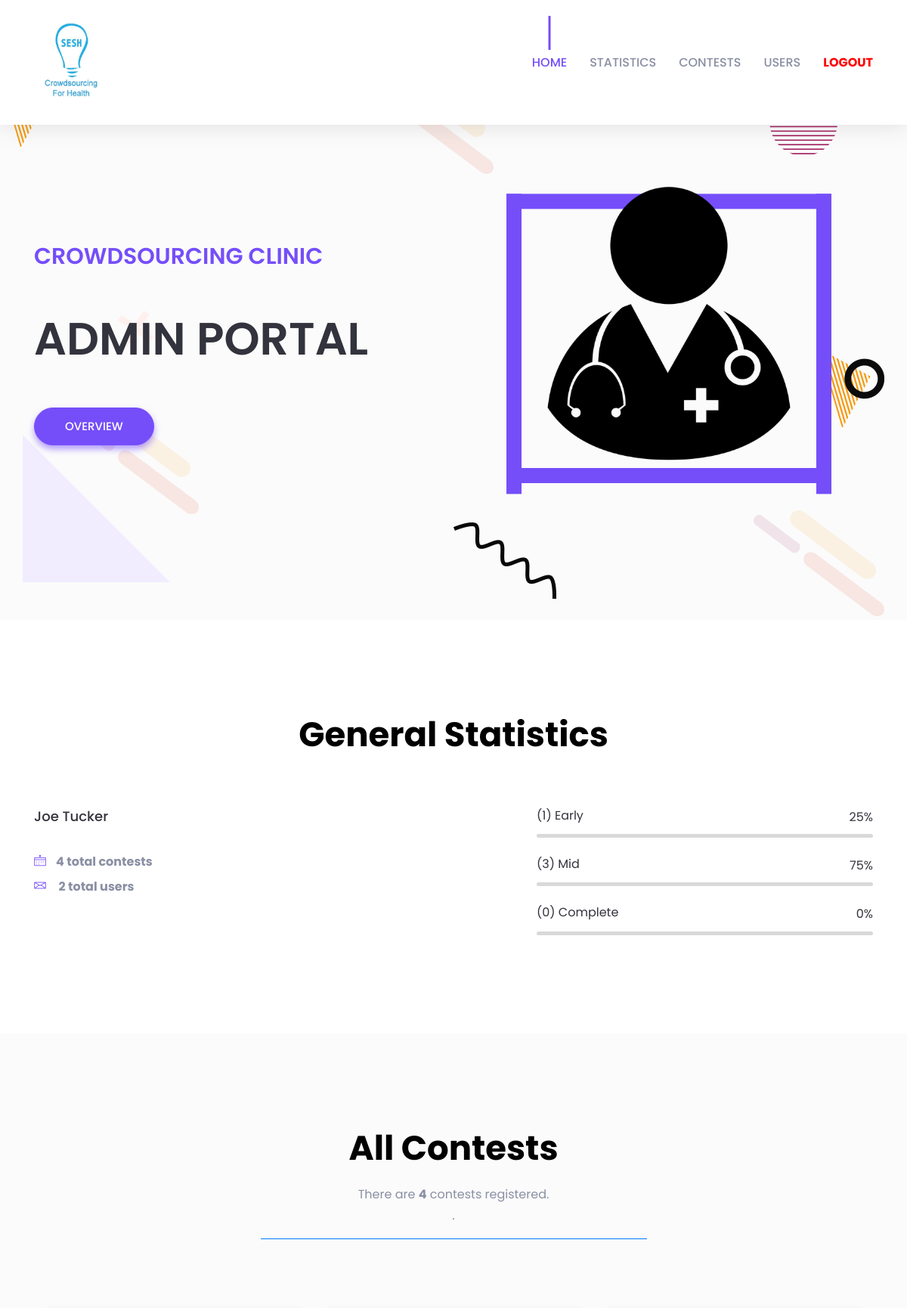
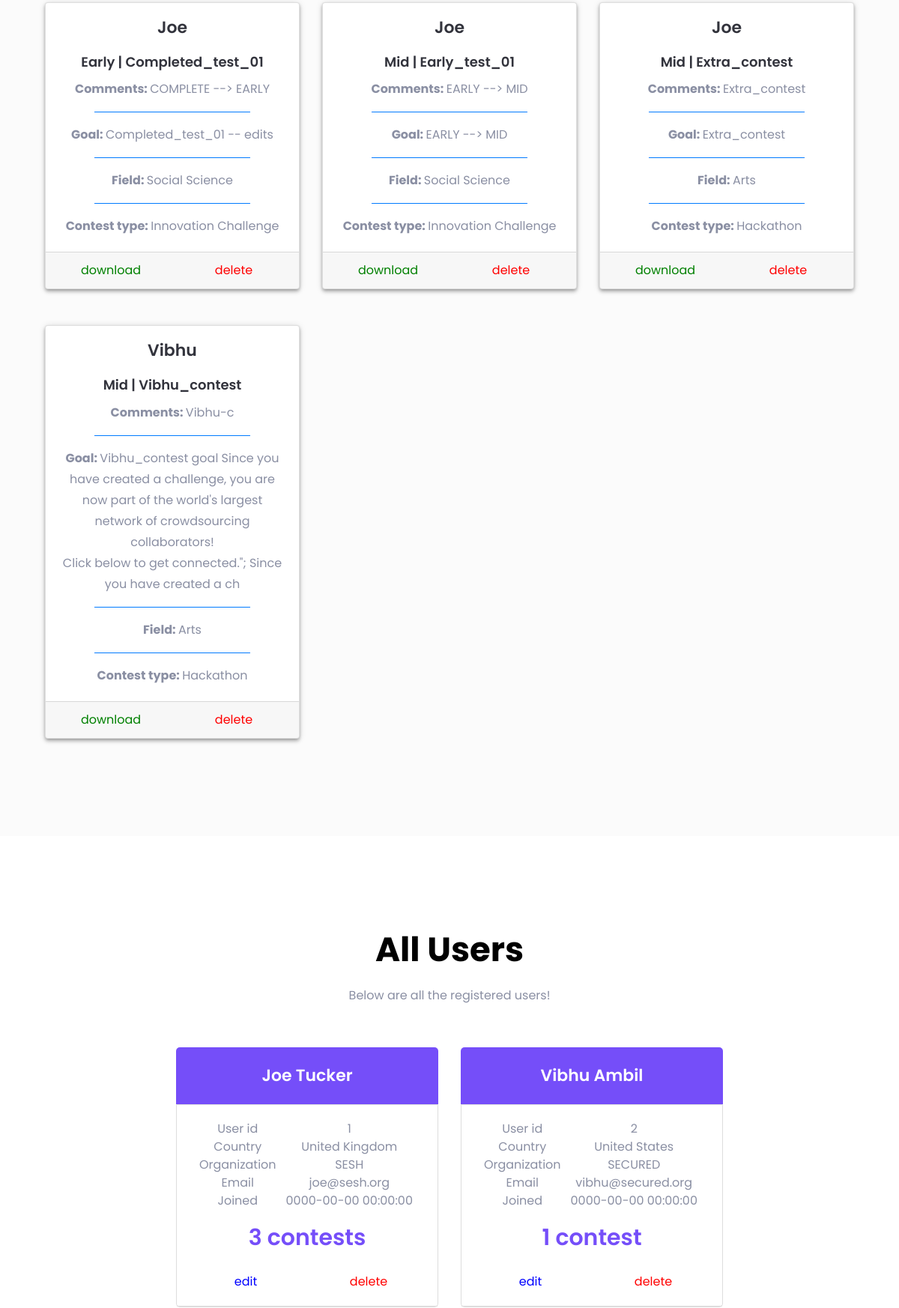
The page /Clinic/sign-up-login-form/user_landing/admin.php (signed in, upper part) on the database its author committed (2 pictures, top to bottom).
### tables this page shows
CREATE TABLE `users` (
  `user_id` int(11) NOT NULL,
  `user_first` varchar(20) NOT NULL,
  `user_last` varchar(30) NOT NULL,
  `user_country` varchar(40) NOT NULL,
  `user_organization` varchar(30) NOT NULL,
  `user_email` varchar(25) NOT NULL,
  `user_pwd` varchar(200) NOT NULL,
  `user_timestamp` timestamp NOT NULL DEFAULT current_timestamp() ON UPDATE current_timestamp()
);

CREATE TABLE `general` (
  `contest_name` varchar(60) NOT NULL,
  `email` varchar(30) NOT NULL,
  `country` varchar(40) NOT NULL,
  `organization` varchar(30) NOT NULL,
  `stage` varchar(10) NOT NULL
);

CREATE TABLE `early_storage` (
  `goal` varchar(200) NOT NULL,
  `contest_type` varchar(30) NOT NULL,
  `field` varchar(20) NOT NULL,
  `online` varchar(10) NOT NULL,
  `comments` varchar(200) NOT NULL,
  `email` varchar(30) NOT NULL,
  `contest_name` varchar(60) NOT NULL
);

CREATE TABLE `mid_storage` (
  `goal` varchar(200) NOT NULL,
  `contest_type` varchar(30) NOT NULL,
  `field` varchar(20) NOT NULL,
  `online` varchar(10) NOT NULL,
  `target` varchar(600) NOT NULL,
  `entry_type` varchar(30) NOT NULL,
  `promotion_strategy` varchar(400) NOT NULL,
  `team_size` int(11) NOT NULL,
  `partners` varchar(100) NOT NULL,
  `contest_date` date NOT NULL,
  `comments` varchar(200) NOT NULL,
  `email` varchar(30) NOT NULL,
  `contest_name` varchar(60) NOT NULL
);

### Clinic/sign-up-login-form/user_landing/admin.php (the view, shortened to what the rows shown need)
<!doctype html>
<html lang="en">
<head>
    <link rel="stylesheet" href="assets/css/bootstrap.min.css">
    <link rel="stylesheet" href="assets/css/LineIcons.css">
    <link rel="stylesheet" href="assets/css/magnific-popup.css">
    <link rel="stylesheet" href="assets/css/default.css">
    <link rel="stylesheet" href="assets/css/style.css">
    <link href="search/search.css" rel="stylesheet" />
    <?php
        function getUserRow($email){
          $conn = new mysqli('localhost', 'root', '', 'registration_storage');
          $sql = "SELECT * FROM users WHERE user_email = '$email'";
          $result = mysqli_query($conn, $sql);
          return mysqli_fetch_array($result);
        }
        function getRow($contest_name){
          $conn = new mysqli('localhost', 'root', '', 'registration_storage');
          $sql = "SELECT * FROM general WHERE contest_name = '$contest_name'";
          $result = mysqli_query($conn, $sql);
          $general_row = mysqli_fetch_array($result);
          $stage = $general_row['stage'];
          if($stage == "Early"){
            $sql = "SELECT * FROM early_storage where contest_name = '$contest_name'";
          }elseif ($stage == "Mid") {
            $sql = "SELECT * FROM mid_storage where contest_name = '$contest_name'";
          }elseif ($stage == "Completed") {
            $sql = "SELECT * FROM completed_storage where contest_name = '$contest_name'";
          }else{
            echo '<script language="javascript">';
            echo 'alert("ERROR, Contest is not found -- getRow()")';
            echo '</script>';
          }
          $result = mysqli_query($conn, $sql);
          return mysqli_fetch_array($result);
        }
      ?>
</head>
<body>
    <header id="home" class="header-area">
        <div id="parallax" class="header-content d-flex align-items-center">
            <div class="container">
                <div class="row align-items-center">
                    <div class="col-xl-5 col-lg-6">
                        <div class="header-content-right">
                            <h1 class="title">ADMIN PORTAL</h1>
                        </div>
                    </div>
                </div>
            </div>
        </div>
    </header>
    <section id="about" class="about-area pt-125 pb-130">
        <div class="container">
            <div class="row justify-content-center">
                <div class="col-lg-8">
                    <div class="section-title text-center">
                        <h2 class="title">General Statistics</h2>
                    </div>
                </div>
            </div>
        </div>
    </section>
    <section id="service" class="services-area gray-bg pt-125 pb-130">
        <div class="container">
            <div class="row justify-content-center">
                <div class="col-lg-8">
                    <div class="section-title text-center pb-30">
                        <h2 class="title">All Contests</h2>
                        <?php
                          $conn = new mysqli('localhost', 'root', '', 'registration_storage');
                          $sql ="SELECT * FROM general ";
                          $result = mysqli_query($conn, $sql);
                          $numRows = mysqli_num_rows($result);
                          ?>
                    </div>
                </div>
            </div>
      <link rel="stylesheet" href="https://use.fontawesome.com/releases/v5.0.10/css/all.css">
      <div class="container-fluid">
        <div class="row">
        <?php
            for ($x = 0; $x < $numRows; $x++) {
              $row = mysqli_fetch_array($result);
              $this_row = getRow($row['contest_name']);
              $user_row = getUserRow($row['email']);
        ?>
              <div class="col-md-4 mt-5">
                    <div class="card text-center">
                      <div class="card-body">
                        <h4> <?php echo $user_row['user_first']; ?> </h4>
                        <h5 class="card-title"> </br><?php echo $row['stage']. " | ". $row['contest_name']; ?> </h5>
                        <p><?php
                          echo "<b>Comments: </b>".$this_row['comments'];
                         ?></p>
                        <center><hr> </center>
                        <p><?php
                          echo "<b>Goal: </b>".$this_row['goal'];
                        ?></p>
                        <center><hr> </center>
                        <p>
                          <?php
                            echo "<b>Field: </b>". $this_row['field'];
                           ?>
                        </p>
                        <center><hr> </center>
                        <p>
                          <?php
                            echo "<b>Contest type: </b>". $this_row['contest_type'];
                           ?>
                       </p>
                      </div>
                      <div class="card-footer text-muted">
                        <div class="row">
                          <div class="col">
                            <?php
                              echo "<a href=\"download.php?contest_name=". $row['contest_name']. "&user_id=". $user_row['user_id'] ." \"><font color=\"green\">download</font></a>";
                            ?>
                          </div>
                          <div class="col">
                            <?php
                              echo "<a href=\"delete_contest.php?contest_name=". $row['contest_name']. "&admin=true \"><font color=\"red\">delete</font></a>";
                            ?>
                          </div>
                        </div>
                      </div>
                    </div>
                  </div>
          <?php
            }
          ?>
           </div>
         </div>
        </div>
    </section>
    <section id="pricing" class="about-area pt-125 pb-130">
        <div class="container">
            <div class="row justify-content-center">
                <div class="col-lg-8">
                    <div class="section-title text-center pb-25">
                        <h2 class="title">All Users</h2>
                    </div>
                </div>
            </div>
            <div class="row justify-content-center">
              <?php
                  $conn = new mysqli('localhost', 'root', '', 'registration_storage');
                  $sql ="SELECT * FROM users";
                  $result = mysqli_query($conn, $sql);
                  $numRows = mysqli_num_rows($result);
                  for ($x = 0; $x < $numRows; $x++) {
                    $this_user = mysqli_fetch_array($result);
                    $sql2 = "SELECT * FROM general WHERE email = '$this_user[user_email]' ";
                    $result2 = mysqli_query($conn, $sql2);
                    $num_contests = mysqli_num_rows($result2);
              ?>
                <div class="col-lg-4 col-md-8 col-sm-9">
                    <div class="single-pricing text-center mt-30">
                        <div class="pricing-package">
                            <h4 class="package-title"><?php echo $this_user['user_first']. " ".$this_user['user_last'];  ?></h4>
                        </div>
                        <div class="pricing-body">
                            <div class="pricing-text">
                              <table align = "left" style="width:100%" >
                                <tr>
                                  <td>User id</td>
                                  <td><?php echo $this_user['user_id'];?></td>
                                </tr>
                                <tr>
                                  <td>Country</td>
                                  <td><?php echo $this_user['user_country'];?></td>
                                </tr>
                                <tr>
                                  <td>Organization</td>
                                  <td><?php echo $this_user['user_organization'];?></td>
                                </tr>
                                <tr>
                                  <td>Email</td>
                                  <td><?php echo $this_user['user_email'];?></td>
                                </tr>
                                <tr>
                                  <td>Joined</td>
                                  <td><?php echo $this_user['user_timestamp'];?></td>
                                </tr>
                              </table>
                                <span class="price"><?php echo $num_contests; ?>
                                   <?php if($num_contests == 1){
                                     echo "contest";
                                   }else {
                                     echo "contests";
                                   }?>
                                 </span>
                                 <h7>
                                 <div class="row">
                                   <div class="col">
                                     <?php
                                       echo "<a href=\"../index.php?user_id=". $this_user['user_id']. " \"><font color=\"blue\">edit</font></a>";
                                     ?>
                                   </div>
                                   <?php
                                    if($this_user['user_email'] != "clinic@seshglobal.org"){
                                      ?>
                                   <div class="col">
                                     <?php
                                        echo "<a href=\"delete_user.php?user_id=". $this_user['user_id']. " \"><font color=\"red\">delete</font></a>";
                                     ?>
                                   </div>
                                 <?php
                                   }
                                 ?>
                                 </div>
                               </h7>
                            </div>
                        </div>
                    </div>
                </div>
                <?php
                }
                 ?>
              </div>
            </div>
    </section>
</body>
</html>

### rows shown on the page
users: user_first "Joe", user_last "Tucker", user_id "1", user_country "United Kingdom", user_organization "SESH", user_email "joe@sesh.org", user_timestamp "0000-00-00 00:00:00", num_contests "3"
general: stage "Early", contest_name "Completed_test_01"
early_storage: comments "COMPLETE --> EARLY", goal "Completed_test_01 -- edits", field "Social Science", contest_type "Innovation Challenge"
general: stage "Mid", contest_name "Early_test_01"
mid_storage: comments "EARLY --> MID", goal "EARLY --> MID", field "Social Science", contest_type "Innovation Challenge"
general: stage "Mid", contest_name "Extra_contest"
mid_storage: comments "Extra_contest", goal "Extra_contest", field "Arts", contest_type "Hackathon"
users: user_first "Vibhu", user_last "Ambil", user_id "2", user_country "United States", user_organization "SECURED", user_email "vibhu@secured.org", user_timestamp "0000-00-00 00:00:00", num_contests "1"
general: stage "Mid", contest_name "Vibhu_contest"
mid_storage: comments "Vibhu-c", goal "Vibhu_contest goal Since you have created a challenge, you are now part of the world's largest network of crowdsourcing collaborators! Click below to get connected.\"; Since you have created a ch", field "Arts", contest_type "Hackathon"

### other values the page prints
$_SESSION['u_first'] "Joe"
$_SESSION['u_last'] "Tucker"
$all_contests "4"
$all_users "2"
$all_early "1"
$all_early*100/$all_contests "25"
$all_mid "3"
$all_mid*100/$all_contests "75"
$all_completed "0"
